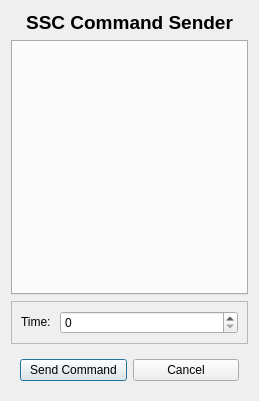
<?xml version="1.0" encoding="UTF-8"?>
<ui version="4.0">
 <class>SSCMoveCommandDesign</class>
 <widget class="QDialog" name="SSCMoveCommandDesign">
  <property name="geometry">
   <rect>
    <x>0</x>
    <y>0</y>
    <width>259</width>
    <height>401</height>
   </rect>
  </property>
  <property name="windowTitle">
   <string>Dialog</string>
  </property>
  <layout class="QVBoxLayout" name="verticalLayout">
   <item>
    <widget class="QLabel" name="label">
     <property name="font">
      <font>
       <family>Liberation Sans</family>
       <pointsize>14</pointsize>
       <weight>75</weight>
       <bold>true</bold>
       <stylestrategy>PreferAntialias</stylestrategy>
      </font>
     </property>
     <property name="text">
      <string>SSC Command Sender</string>
     </property>
     <property name="alignment">
      <set>Qt::AlignCenter</set>
     </property>
    </widget>
   </item>
   <item>
    <widget class="QTabWidget" name="moveTab"/>
   </item>
   <item>
    <widget class="QFrame" name="frame">
     <property name="sizePolicy">
      <sizepolicy hsizetype="MinimumExpanding" vsizetype="Fixed">
       <horstretch>0</horstretch>
       <verstretch>0</verstretch>
      </sizepolicy>
     </property>
     <property name="frameShape">
      <enum>QFrame::StyledPanel</enum>
     </property>
     <property name="frameShadow">
      <enum>QFrame::Raised</enum>
     </property>
     <layout class="QHBoxLayout" name="horizontalLayout">
      <item>
       <widget class="QLabel" name="timeLabel">
        <property name="sizePolicy">
         <sizepolicy hsizetype="Fixed" vsizetype="Fixed">
          <horstretch>0</horstretch>
          <verstretch>0</verstretch>
         </sizepolicy>
        </property>
        <property name="text">
         <string>Time: </string>
        </property>
       </widget>
      </item>
      <item>
       <widget class="QSpinBox" name="timeSpin">
        <property name="maximum">
         <number>65535</number>
        </property>
       </widget>
      </item>
     </layout>
    </widget>
   </item>
   <item>
    <widget class="QWidget" name="widget" native="true">
     <layout class="QHBoxLayout" name="horizontalLayout_2">
      <item>
       <widget class="QPushButton" name="sendButton">
        <property name="text">
         <string>Send Command</string>
        </property>
       </widget>
      </item>
      <item>
       <widget class="QPushButton" name="cancelButton">
        <property name="text">
         <string>Cancel</string>
        </property>
       </widget>
      </item>
     </layout>
    </widget>
   </item>
  </layout>
 </widget>
 <resources/>
 <connections/>
</ui>
